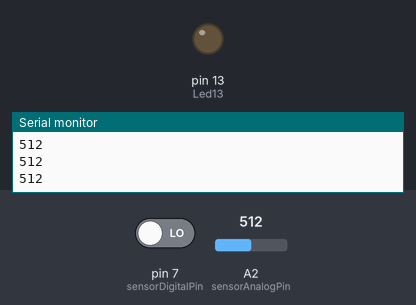
Bench run of a sketch on a simulated Arduino Uno, built with avr-gcc and run on an emulated ATmega328P. Shown: output pins drawn as LEDs (lit = HIGH), the last lines printed to the serial monitor. Inputs (shaded band) come from the test bench; at power-on: A2 (sensorAnalogPin) = 512, pin 7 (sensorDigitalPin) LOW.

Above: at 1.2 s.
1.3 s: A2 (sensorAnalogPin) set to 531
2.8 s: A2 (sensorAnalogPin) set to 550
At 3.3 s:
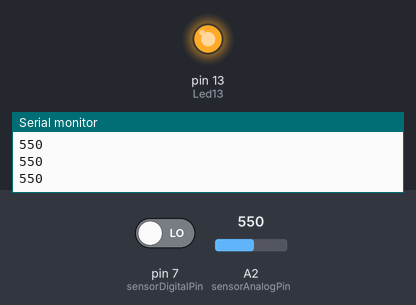
4.3 s: A2 (sensorAnalogPin) set to 529
At 5.5 s:
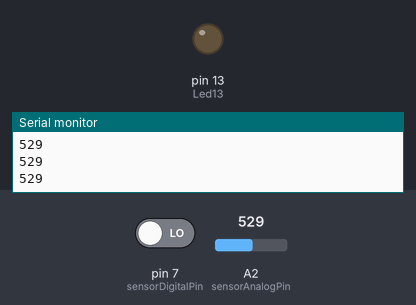
5.8 s: A2 (sensorAnalogPin) set to 549
At 6.8 s:
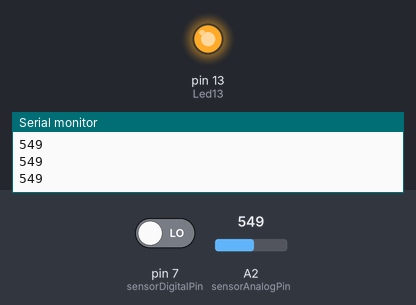
Timing chart, 0 to 8.3 s (numbered marks = the images above; inputs shaded):
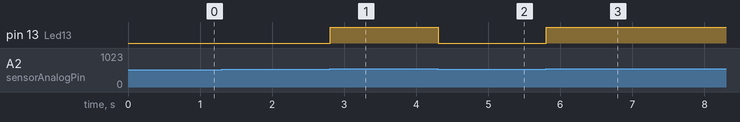

Measured:
- the behaviour switches between 539 and 540 on A2 (sensorAnalogPin) (found by bisection; images 0 and 1)
- after the input at 2.8 s, pin 13 (Led13): LOW → HIGH at once
- after the input at 4.3 s, pin 13 (Led13): HIGH → LOW at once
- after the input at 5.8 s, pin 13 (Led13): LOW → HIGH at once

The sketch:

SOUNDLED.ino
```cpp
const int  sensorAnalogPin = A2;    // Select the Arduino input pin to accept the Sound Sensor's analog output
const int  sensorDigitalPin = 7;    // Select the Arduino input pin to accept the Sound Sensor's digital output
int  analogValue = 0;               // Define variable to store the analog value coming from the Sound Sensor
int  digitalValue;                  // Define variable to store the digital value coming from the Sound Sensor
const int  Led13 = 13;              // Define LED port; this is the LED built in to the Arduino (labled L)
                                    // When D0 from the Sound Sensor (connnected to pin 7 on the
                                    // Arduino) sends High (voltage present), L will light. In practice, you
                                    // should see LED13 on the Arduino blink when LED2 on the Sensor is 100% lit.
const double maxL = 539;            //the level where LEDs turn on- edit it here
const int delayT = 5;               //delay time


void setup() {

  Serial.begin(9600);               // The IDE settings for Serial Monitor/Plotter (preferred) must match this speed
  pinMode(sensorDigitalPin,INPUT);  // Define pin 7 as an input port, to accept digital input
  pinMode(Led13,OUTPUT);            // Define LED13 as an output port, to indicate digital trigger reached

}

void loop() {

  analogValue = analogRead(sensorAnalogPin);          // Read the value of the analog interface A0 assigned to digitalValue
  digitalValue=digitalRead(sensorDigitalPin);         // Read the value of the digital interface 7 assigned to digitalValue

  Serial.println(analogValue);                        // Send the analog value to the serial transmit interface
  if(analogValue > maxL)                              // When the Sound Sensor sends signla, via voltage present, light LED13 (L)
  {
    digitalWrite(Led13,HIGH);
  }
  else
  {
    digitalWrite(Led13,LOW);
  }

  delay(delayT);               // Slight pause so that we don't overwhelm the serial interface

}
```
